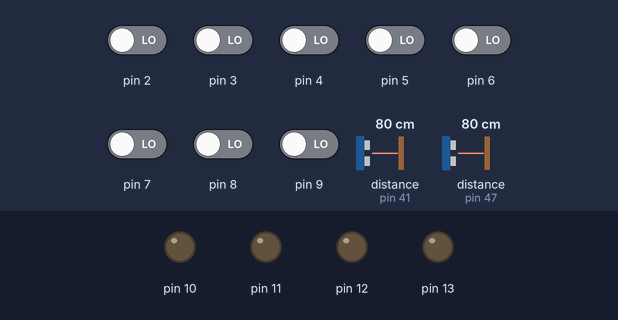
A sketch run on a simulated Arduino Mega 2560, built with avr-gcc and run on an emulated ATmega2560. On the bench: output pins drawn as LEDs (lit = HIGH). The test bench sets the inputs (shaded band); at power-on: pin 2–9 LOW, distance to the obstacle (sensors on pin 41, pin 47) 80 cm. The echo pulse lasts 58.3 µs per cm; what the sketch prints to the serial monitor is not drawn.

Above: at 0.1 s.
At 6.9 s:
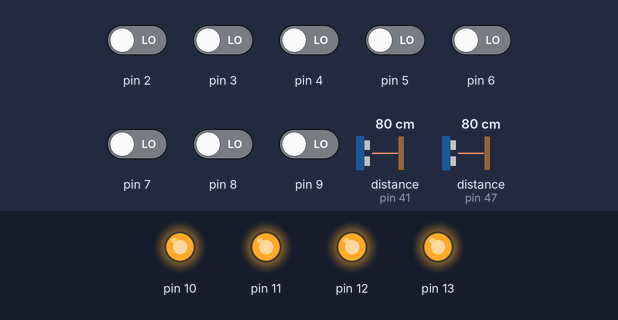
7.0 s: distance to the obstacle (sensor on pin 41) set to 16 cm
At 16.13 s:
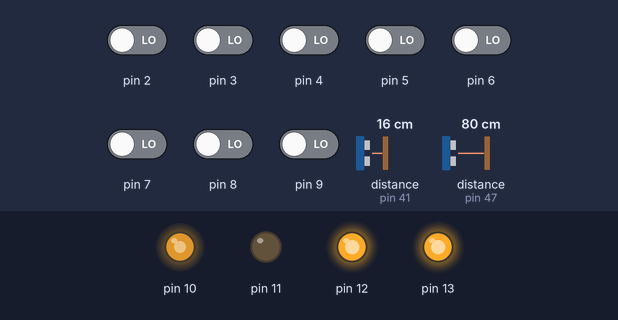
17.5 s: distance to the obstacle (sensor on pin 41) set to 13 cm
21.0 s: distance to the obstacle (sensor on pin 41) set to 18 cm
Timing chart, 0 to 28.0 s (numbered marks = the images above; inputs shaded):
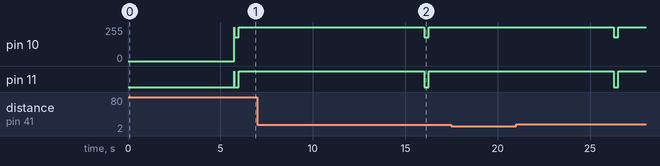

Measured:
- after the input at 17.5 s, every drawn part: stays the same

The sketch:

autonom.ino
```cpp
#include "Ultrasonic.h"
Ultrasonic ultra1(45,47);//trigger , echo
Ultrasonic ultra2(43,41);
#include <QTRSensors.h>
QTRSensorsRC qtr((unsigned char[]) {2,3,4,5,6,7,8,9}, 8);
int max[8]={NULL},min[8]={9999,9999,9999,9999,9999,9999,9999,9999} ; //minumum and maximum values for each sensor , used for calibration
int cal[8];//used for storing the calibrated value
int R=255;
int L=255;

void setup()
{
  Serial.begin(9600);
  Serial.println("test");
  calibrate();
  pinMode( 10, OUTPUT );
  pinMode( 11, OUTPUT );
  pinMode( 12, OUTPUT );
  pinMode( 13, OUTPUT );
  analogWrite(10, 255);
  analogWrite(11, 255);
  analogWrite(12, 255);
  analogWrite(13, 255);
}

void compensate(int&r ,int& l,bool& brake)
{
  brake=false;
  unsigned int pos[8];
  qtr.read(pos);
  if(pos[7]>cal[7] && pos[0]>cal[0] && pos[3]>cal[3] && pos[4]>cal[4])
                      brake=true;
  else if(pos[3]>cal[3] || pos[4]>cal[4])
                 {r=255;l=255;}
  else if(pos[0]>cal[0])
        {r=255;l=0;}
    else if(pos[1]>cal[1])
          {r=200;l=0;}
     else if(pos[2]>cal[2])
           {r=150;l=0;}
      else if(pos[5]>cal[5])
           {r=0;l=150;}
       else if(pos[6]>cal[6])
           {r=0;l=200;}
        else if(pos[7]>cal[7])
             {r=0;l=255;}
}

void calibrate()
{

 for (int d = 0; d<250; d++)  // make the calibration take about 5 seconds
{
  unsigned int pos[8];
  qtr.read(pos);
  for(int i=0;i<8;i++)
  {
    if(pos[i]<min[i])
      min[i]=pos[i];
    if(pos[i]>max[i])
      max[i]=pos[i];
  }
     delay(20);
  }
  for(int i=0;i<8;i++)
    cal[i]=(3*max[i]-min[i])/4;
}

void stop_vehicle()
{
    analogWrite(10, 180);
    analogWrite(11, 0);
    delay(250);
    analogWrite(10, 255);
    analogWrite(11, 255);
    analogWrite(12, 255);
    analogWrite(13, 255);

}
void loop()
{

  bool brake;
  int n=ultra1.Ranging(CM);
  int m=ultra2.Ranging(CM);
  if(n<15 || m<15)
    stop_vehicle();
  else
  {
  compensate(R,L,brake);
  if(brake==true)
  {
    stop_vehicle();
    delay(10000);
  }
  else
  {
  analogWrite(12,R);
  analogWrite(13,L);
  analogWrite(11, 100);
  analogWrite(10, 0);
  }
  }
}
```
